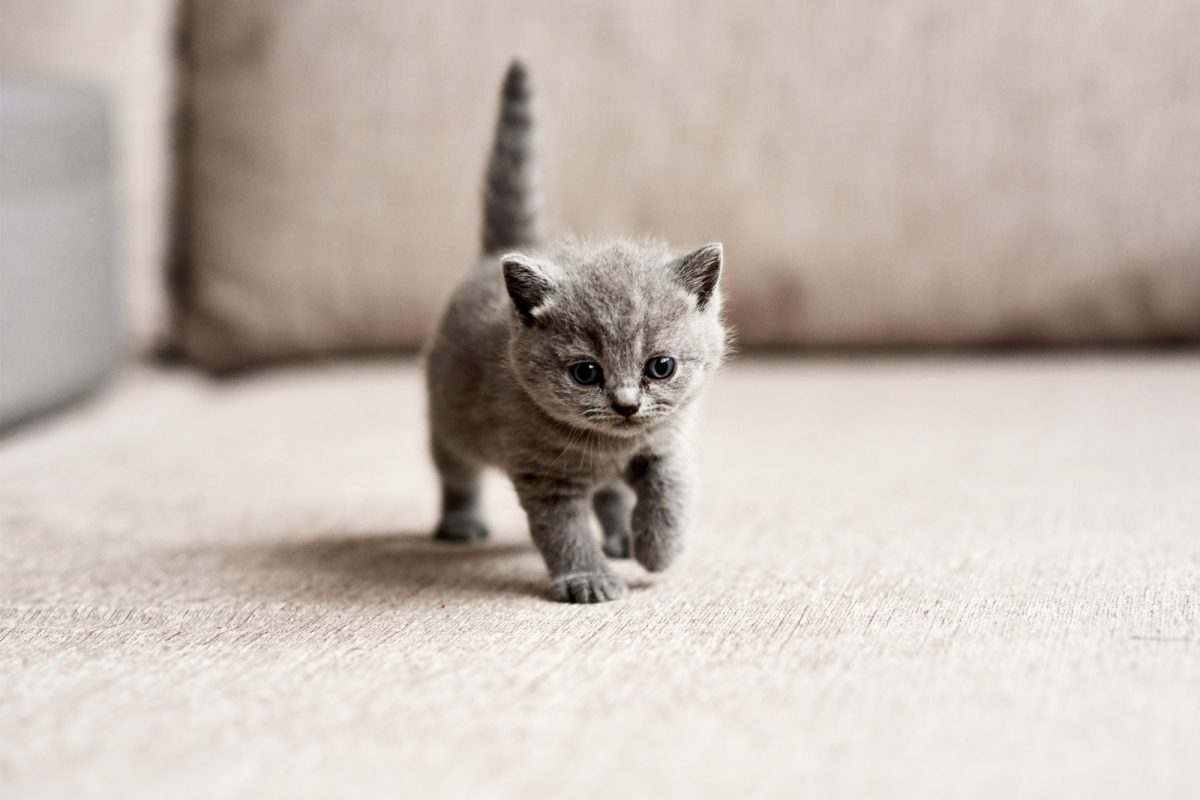
#> input picture notebooks/03_Numpy/images/gatito.jpeg, 1200 x 800 px
$ jupyter execute --allow-errors 01_Introduction.ipynb   (shell and % lines are left out)
#> lines starting #> are read from the running program, lines starting #| are printed output that depends on the picture; after the words box and inside, x2 and y2 are one past the last pixel; in counts of white or black regions, pixels touching at a corner belong together
# Librería Numpy

La librería numpy ofrece funciones eficientes para la manipulación y el procesamiento numérico en arrays.

Este tipo de estructuras de almacenamiento númerico no son exactamente listas aunque puedan aparentar ese comportamiento (*duck-style*). Sus elementos son homogéneos e incluyen operaciones básicas y operaciones más complejas como álgebra lineal.

Numpy forma parte del *core* de otras librerías como Pandas.

https://numpy.org/doc/stable/index.html

Mediante el siguiente comando en la terminal podemos comprovar si tenemos la librería ``numpy``.

#> (a cell that did not finish here is left out)

Si no está instalada podemos hacerlo mediante el siguiente comando en la terminal.

#> (a cell that did not finish here is left out)

Una vez comprobado que disponemos de la librería podemos empezar a usarla. Para usar la libreria siempre debemos importarla primero como en la siguiente celda.

[cell 3]
import numpy as np

El resultado de la importación no tiene salida, pero ya podemos usar todas las funcionalidades de la librería.

[cell 4]
data = np.array([1,0])
print(data[0])
print(type(data[0]))

data = np.array([[1,0],[2,0],[3,0]])
print(data[0][:0])

[cell 5]
print(data.shape)
print(data.size)
print(data.ndim)
print(data.dtype)

Tipos de datos soportados:

- int: int8, int16, int32, int64
- uint: uint8, uint16, uint32, uint64
- bool: Bool
- float: float16, float32, float64, float128
- complex: complex64, complex128, complex256

[cell 6]
data = np.array([[1,0],[2,0]],dtype=np.int32)
data = np.array([[1,0],[2,0]],dtype=np.complex64)
data = np.array([[1,0],[2,0]],dtype=np.float16)
# Conversión
data = np.array(data,dtype=np.uint)
data = data.astype(np.bool_)
print(data)

## Generación

No todo es cargar valores. A veces es necesario generar una muestra de puntos aleartoria, un vector neutro, o escala de valores.

[cell 7]
data = np.array(range(10))
print(data)

data = np.arange(10)
print(data)

data = np.zeros((10,5))
# https://numpy.org/doc/stable/reference/generated/numpy.zeros.html
print(data)

data = np.ones(10)
print(data)

[cell 8]
shape = (10,80) # 10 rows x 80 cols
data = np.zeros(shape)
print(data)

[cell 9]
data = np.linspace(0,1,10)
print(data)

[cell 10]
data = np.logspace(0,2,10) # 10puntos entre 2**0 y 2**2
print(data)

[cell 11]
data = np.identity(3)
print(data)
print("-"*10)

data = np.eye(3,k=1) # https://numpy.org/doc/stable/reference/generated/numpy.eye.html
print(data)
print("-"*10)

data = np.diag(range(1,4))
print(data)

### Generación o sampling aleatorio

`Numpy` incluye un módulo específico para generación de números aleatorios: `numpy.random`. Este módulo incluye funciones para generar números aleatorios siguiendo diferentes distribuciones estadísticas, como uniforme, normal, binomial, entre otras.

[cell 12]
data = np.random.rand(3,3)
print(data)
print("-"*20)

data = np.random.randint(1,10,size=(2,2))
print(data)
print("-"*20)

data = np.random.randint(1,10,20).reshape(10,2)
print(data)
print("-"*20)

data = np.array(np.random.rand(20)*10,dtype=int).reshape(10,2)
print(data)

## Actividades

### Actividad 1
Imaginad la siguiente actividad donde tenemos que realizar la siguiente matriz:

```
array([[0, 1, 2, 3, 4, 5, 6, 7, 8, 9],
       [0, 1, 2, 3, 4, 5, 6, 7, 8, 9],
       [0, 1, 2, 3, 4, 5, 6, 7, 8, 9],
       [0, 1, 2, 3, 4, 5, 6, 7, 8, 9],
       [0, 1, 2, 3, 4, 5, 6, 7, 8, 9],
       [0, 1, 2, 3, 4, 5, 6, 7, 8, 9],
       [0, 1, 2, 3, 4, 5, 6, 7, 8, 9],
       [0, 1, 2, 3, 4, 5, 6, 7, 8, 9],
       [0, 1, 2, 3, 4, 5, 6, 7, 8, 9],
       [0, 1, 2, 3, 4, 5, 6, 7, 8, 9]])
```

tip: https://numpy.org/doc/stable/reference/generated/numpy.repeat.html

[cell 13]
# TODO ACTIVITY

### Actividad 2

Generar la siguiente estructura a partir del array([1, 2, 3])

```
array([1, 1, 1, 2, 2, 2, 3, 3, 3, 1, 2, 3, 1, 2, 3, 1, 2, 3])
```

tip: https://numpy.org/doc/stable/reference/generated/numpy.tile.html

[cell 14]
# TODO Activity

## Carga y volcado de datos

Entrada y salida

¿Cómo cargar datos de un fichero y cómo salvar resultados?

Siempre hay  que considerar el tipo de formato con el que se han guardado los datos. El formato influye en el rendimiento de las operaciones (R/W) y la capacidad de almacenamiento utilizada.
- CSV suele contener texto, no es eficiente, pero fácil de ingerir en otras herramientas. ¿Tiene sentido un fichero csv para matrices númericas? https://datos.gob.es/es/catalogo

- Formatos binarios:
  - npy, npz propios de numpy
  - pickle - https://docs.python.org/3/library/pickle.html

## Carga de datos con Numpy

Vamos a utilizar cualquier fichero csv (i.e. altura de gabilos) para tener en una estructura de numpy dichos valores de altura. Podeis descargar este fichero des de este [enlace](https://raw.githubusercontent.com/wisaaco/TTAD/refs/heads/main/notebooks/03_Numpy/data/GALIBOS%20TUNELES%20MADRID.csv).

**Recomendaciones** No pongais nombres de ficheros con espacios ni con acentos!

#> (a cell that did not finish here is left out)

### Volviendo a trabajar con datos numéricos

[cell 16]
data = np.random.uniform(0.01,20.0,size=100000)
print(data[:5])

[cell 17]
f = open("data/tmp.npy","wb") # Writing file, in Binary mode
np.save(f,data)
f.close()

with open("data/tmp2.csv","w") as f2: # Writing but in txt
    for n in data:
        f2.write(str(n)+",")

[cell 18]
data = np.random.uniform(0.01,20.0,size=100000)
data2 = np.random.normal(0.3,10,100000)
print(data[:5])
print(data2[:5])

f = open("data/tmp.npy","wb") # Writing file, in Binary mode
np.save(f,data)
np.save(f,data2)
f.close()

print("saved")


with open('data/tmp.npy', 'rb') as f:
    a = np.load(f)
    b = np.load(f)

print(a[:5])
print(b[:5])

[cell 19]
import pickle

with open("data/tmp3.npy",'wb') as f:
    pickle.dump(a, f)
    pickle.dump(b, f)

[cell 20]
f = "data/tmp3.npy"
ca = pickle.load(open(f,"rb"))
print(ca)
cb = pickle.load(open(f,"rb"))
print(cb)

# Qué paso en este punto?
# ¿Cómo podriamos haber guardado ambas variables dentro del mismo fichero?

## Operaciones con series numpy

Las operaciones básicas entre arrays de numpy son *element-wise*, es decir, se aplican elemento a elemento. Por ellos podemos hacer operaciones aritméticas básicas como suma, resta, multiplicación, división y potencias.

[cell 21]
import numpy as np
a = np.array([.0,0.1])
b = np.array([1,1])
print(a+b)
print(a-b)
print(a/b)
print(a*b)
print(2**a)

[cell 22]
c = np.array([1,1,1])
#> (the rest of this cell did not finish here and is left out)

[cell 23]
c = np.array([1,1,1,1]).reshape(2,2)
print(a*c)
print("-"*10)
print(a.dot(c)) #https://numpy.org/doc/stable/reference/generated/numpy.dot.html

[cell 24]
# Tensor dot
#https://numpy.org/doc/stable/reference/generated/numpy.tensordot.html#numpy.tensordot
a = np.arange(60.).reshape(3,4,5)
b = np.arange(24.).reshape(4,3,2)
c = np.tensordot(a,b, axes=([1,0],[0,1]))
print(c)
print(c.shape)

[cell 25]
# Einseum
# https://numpy.org/doc/stable/reference/generated/numpy.einsum.html

a = np.arange(25).reshape(5,5)
np.einsum("ii",a)

#### Kron product

$$a \otimes b$$

> En matemáticas, se llama producto de Kronecker, denotado con ⊗, a una operación sobre dos matrices de tamaño arbitrario que da como resultado una matriz bloque. Es un caso especial del producto tensorial. El producto de Kronecker no debería confundirse con el producto de matrices habitual, que es una operación totalmente diferente. Debe su nombre al matemático alemán Leopold Kronecker.

Definición extraida de Wikipedia ([Enlace](https://en.wikipedia.org/wiki/Kronecker_product)).

[cell 26]
a = np.arange(1,5).reshape(2,2)
print(a)
b = np.array([0,5,6,7]).reshape(2,2)
print(b)
print("-"*10)
k = np.kron(a,b)
print(k)

### Actividad
Implementa con operaciones básicas de numpy la multiplicación de Kron.<br/>
Compara tiempos de ejecución entre tú versión y la ya implementada.

TIP: Para comparar tiempos de ejecución mira esta [información](https://stackoverflow.com/questions/1557571/how-do-i-get-time-of-a-python-programs-execution).

[cell 27]
#TODO Activity

## Funciones sobre series

Hay muchas funciones ya implementadas en numpy para trabajar con arrays. Vamos a ver algunas de las más comunes:
- Trigonometricas: np.cos, np.sin, np.tan
- Exponenciales y logaritmos: np.exp, np.log
- Estadísticas: `np.sum`, `np.cumsum`, `np.mean`, `np.cumprod`, `np.min`, `np.argmax`. Estas funciones también están implementadas como métodos de los arrays, `a.mean()`.

[cell 28]
a = np.array(range(10))
print(np.cos(a))
print(np.exp(a))
print(np.log(a))

[cell 29]
print(np.sum(a))
print(np.cumsum(a))
print(np.mean(a))

print("\n",np.cumprod(a))
print(np.min(a))
print(np.argmax(a))

[cell 30]
print(a.mean())
print(a.min())
print(a.argmax())

[cell 31]
a = a.reshape(2,5)
print(a)
print("-"*10)
print(np.sum(a,axis=1))
print(np.sum(a,axis=0))

## Actividades

### Actividad. 1

¿Cómo calcular la distancia euclidea entre dos vectores?
$$ d{v_1,v_2}=\sqrt{\sum_{k=1}^n(x_{1,k}-x_{2,k})^2} $$

[cell 32]
v1 = np.arange(1,4)
v2 = np.arange(4,7)
#TODO Activity
# Solucion == 5.196152422706632

### Actividad. 2

¿Y calcular la distancia de Manhattan?

$$ d{v_1,v_2}= \sum_{k=1}^n \mid x_{1,k} - x_{2,k} \mid $$

[cell 33]
v1 = np.arange(1,4)
v2 = np.arange(4,7)
#TODO Activity
# Solucion == 9

## Restructurando la dimensión de una serie

[cell 34]
a = np.arange(10)
print(a.shape)
print(a.reshape(2,5))
print(a)

[cell 35]
a = a.reshape(2,5)
print(a.T)
print("-"*10)
print(np.hstack(a))  # https://numpy.org/doc/stable/reference/generated/numpy.hstack.html

[cell 36]
b = np.arange(10,20).reshape(2,5)
print(b)
print("-"*10)
print(np.hstack((a,b))) # axis-1
print(np.vstack((a,b))) # axis-0

[cell 37]
c = np.dstack((a,b)) # axis-2  https://numpy.org/doc/stable/reference/generated/numpy.dstack.html
print(c)
print(c.shape)

[cell 38]
print(a)
print(np.ravel(a)) # https://numpy.org/doc/stable/reference/generated/numpy.ravel.html

print(np.ravel(a,order="F")) # ‘F’ means to index the elements in column-major,

[cell 39]
print(a)
print(np.split(a,2))
c1,c2 = np.split(a,2)

print("-"*10)

print(c1)
print(c1.shape)
print(np.ravel(c1))
print(c2)

[cell 40]
print(np.concatenate((a,b)))
print("-"*10)
print(np.concatenate((a,b),axis=1))

[cell 41]
# https://pillow.readthedocs.io/en/stable/

[cell 42]
from PIL import Image

image = Image.open('images/gatito.jpeg')
#> image is the input picture: PIL image 1200x800 RGB; mean R, G, B 196.9, 186.1, 177.4
# summarize some details about the image
print(image.format)
#| JPEG
print(image.size)
#| (1200, 800)
print(image.mode)
#| RGB

display(image)

[cell 43]
data = np.asarray(image)
print(len(data[0]))
#| 1200
print(data.size)
#| 2880000
print(data.shape)
#| (800, 1200, 3)
w,h,_ = data.shape

[cell 44]
print(data[w//2,h//2])
#| [153 143 131]
data2 = data.copy()
data2[w//2,h//2] = np.array([255,0,0]) # a red point
#> data2: shape (800, 1200, 3); under 0.01% of pixels changed, all inside (x1, y1, x2, y2) = (600, 400, 601, 401)

img = Image.fromarray(data2, 'RGB')

display(img)

[cell 45]
center_mask = w//2,h//2
rectangle_size = int(w*0.1)
mask = np.ones(rectangle_size*rectangle_size).reshape(rectangle_size,rectangle_size)
print(mask.shape)
#| (80, 80)

for x in range(w//2,w//2+rectangle_size):
    for y in range(h//2,h//2+rectangle_size):
        data2[x,y] =  np.array([255,0,0])
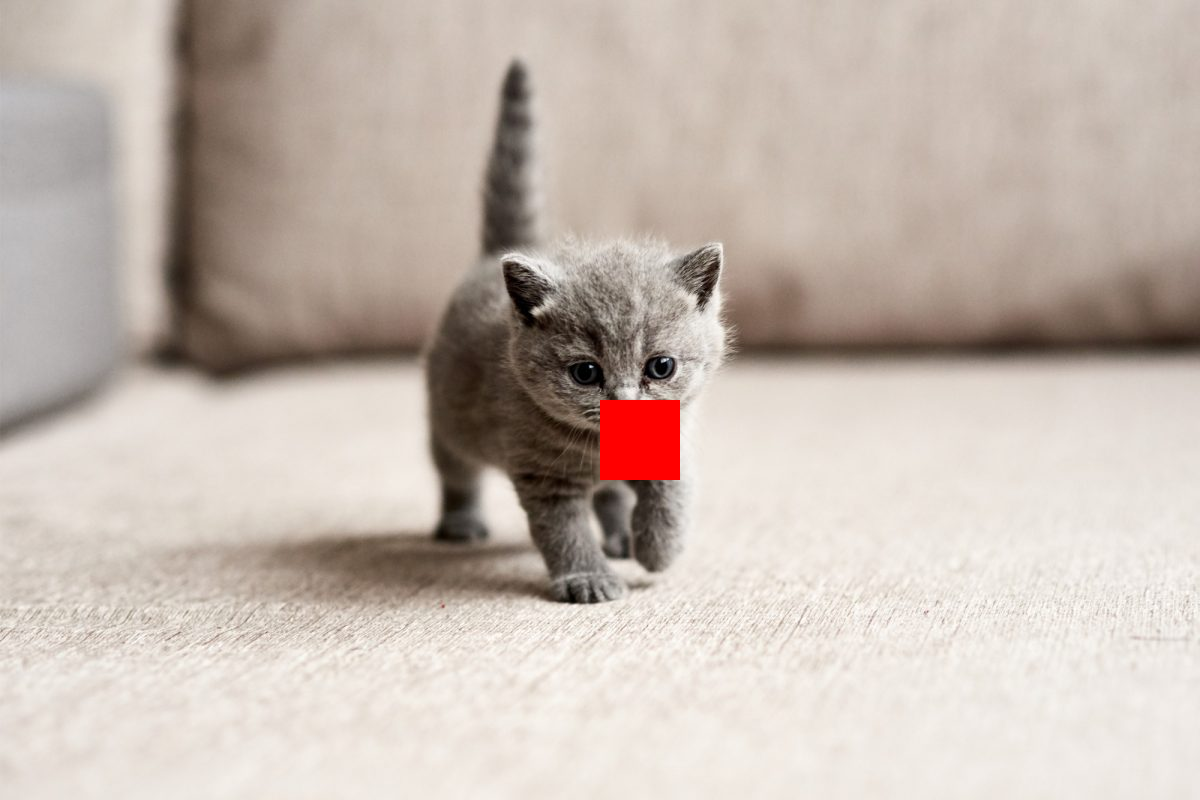
#> data2: shape (800, 1200, 3); mean R, G, B 197.8, 185.3, 176.7


img = Image.fromarray(data2, 'RGB')
display(img)

# REALMENTE, el cuadrado está en el centro?

## Actividad

Transforma la imagen en tonos grises. Solo con numpy!!!

[cell 46]
#WAY 1:
#
data = np.asarray(image)
data2 = data.copy()
for x in range(data2.shape[0]): #no eficiente
     for y in range(data2.shape[1]):
         data2[x,y] = np.repeat(data[x,y].mean(),3)

img = Image.fromarray(data2, 'RGB')
display(img)

## Operaciones de Slicing

[cell 47]
a = np.arange(300).reshape(10,10,3)
print(a[:1])
print("-"*10)

print(a[0][0])
print("-"*10)

print(a[:,0])
print("-"*10)

print(a[:,2:4])
print("-"*10)

[cell 48]
a = np.arange(300).reshape(10,10,3)
print(a[:1])
print("-"*10)

print(a[:,:,0])

print("-"*10)

r = 0.2126
print(a[:,:,0]*r)

[cell 49]
# WAY2
# https://e2eml.school/convert_rgb_to_grayscale.html


# TODO

print(data.shape)
img = Image.fromarray(np.uint8(data))
display(img)

[cell 50]
# Way 3

rgbcorrection = np.array([0.2989, 0.5870, 0.1140])

data = np.asarray(image)
print(data.shape)
data2 = np.dot(data,rgbcorrection)
#> data2: shape (800, 1200) float64

print(data2.shape)
img = Image.fromarray(np.uint8(data2))
display(img)


# as a plot
import matplotlib.pyplot as plt
plt.imshow(data2, cmap = plt.get_cmap(name = 'gray'))
plt.show()

## Funciones propias vectorizadas

Las funciones vectorizadas de `NumPy` son una de las características más potentes de esta biblioteca. Permiten realizar operaciones matemáticas y lógicas sobre *arrays* completos sin necesidad de usar bucles explícitos en Python. En lugar de iterar elemento por elemento, NumPy aplica la operación de forma simultánea a todos los elementos del array, aprovechando la eficiencia de la librería.

Esto no solo hace que el código sea más compacto y legible, sino también mucho más rápido. Por ejemplo, operaciones como la suma, multiplicación o funciones matemáticas (como `np.sin`, `np.exp` o `np.sqrt`) pueden aplicarse directamente sobre arrays enteros. En resumen, las funciones vectorizadas son clave para trabajar con grandes volúmenes de datos numéricos de forma eficiente y elegante.

En este apartado veremos como crear nuestras propias funciones vectorizadas. Como ejemplo, vamos a definir una función que determine si una temperatura es "caliente" o no. Definiremos "caliente" como cualquier temperatura superior a 33 grados Celsius.

Primero definimos una serie de temperaturas aleatorias para probar nuestra función usando `np.random.randint`.

[cell 51]
temperatura = np.random.randint(-10,43,1000)

En la *array* temperatura tenemos 1000 valores. Para saber si cada uno de esos valores es "caliente" o no, podemos definir una función `is_hot` que tome un valor de temperatura y devuelva `True` si es mayor a 33 grados y `False` en caso contrario.

[cell 52]
# [5 lines left out: function is_hot, not called in this run]

def is_hot(grados):
    return 33 < grados <= 40

En la celda anterior podemos observar dos versiones de la misma función. Se trata de una funció normal de `python`. Si la aplicamos directamente sobre la serie `temperatura`, obtendremos un error, ya que la función no está diseñada para manejar arrays de `NumPyì directamente.

#> (a cell that did not finish here is left out)

Para utilizar estas funciones con una *array* de `NumPy`, podemos vectorizar la función usando `np.vectorize`. Esto crea una versión vectorizada de la función que puede aplicarse a cada elemento del array de manera eficiente.

[cell 54]
f_hot = np.vectorize(is_hot)
print(f_hot(temperatura))

#### Alternativa con operaciones lógicas y con `map`

Existen otras formas de aplicar condiciones lógicas sobre arrays de `NumPy`. Por ejemplo, podemos usar operaciones lógicas directamente sobre la *array* para crear una máscara booleana que indique qué elementos cumplen la condición de ser "calientes". Otra opción es usar la función `map` de Python para aplicar la función `is_hot` a cada elemento de la *array*.

**Se recomienda usar las funciones vectorizadas de** `NumPy` **por su versatilidad.**

[cell 55]
# https://numpy.org/doc/stable/reference/routines.logic.html
np.logical_and(temperatura>30,temperatura<=40)

[cell 56]
isHot = lambda x: (x>30 and x<=40)
index = list(map(isHot,temperatura))
temperatura[index]

### Más funciones lógicas

[cell 57]
np.random.seed(2022)
a = np.random.randint(-90,0,100)

index = np.where(a<-80) # Alerta: Son índices
print(index)
print(a[index])

[cell 58]
print(np.logical_or(a<-80,a<-90))

[cell 59]
print(np.logical_not(np.logical_or(a<-40,a<-90)))

### Actividades

¿Cómo podemos conseguir esta transformación?

De
```
array([0, 1, 2, 3, 4, 5, 6, 7, 8, 9])
```
a
```
array([ 0, -1,  2, -1,  4, -1,  6, -1,  8, -1])
```

## Operaciones con Grupos

[cell 60]
np.random.seed(2022)
a = np.random.randint(-30,45,100)
print(a)

[cell 61]
9 in a

[cell 62]
if -14 in a and not -6 in a:
    print("Something strange")
elif 45 in a:
    print("No 11")
else:
    print("Pues está el -14 y el -6, y no el 45")

[cell 63]
#https://numpy.org/doc/stable/reference/generated/numpy.unique.html?highlight=unique#numpy.unique

unique_a = np.unique(a)  # sort but
print(unique_a)

[cell 64]
unique_a, freq_a = np.unique(a,return_counts=True)
print(a)
print(len(a))
print("-"*10)
print(freq_a)
print(len(freq_a))
print("-"*10)
print(unique_a)
print(len(unique_a))

# ¿Cuántos elementos repetidos hay?

[cell 65]
unique_a,index_a,freq_a = np.unique(a,return_counts=True,return_index=True)
print(freq_a)
print(index_a)
print("-"*10)
print(np.where(freq_a==4))
print(unique_a[17]) # se repite cuatro veces
print(unique_a[33]) # se repite cuatro veces
print(unique_a[50]) # se repite cuatro veces

print(a[np.where(a==-7)])

[cell 66]
np.sort(freq_a)

[cell 67]
print(np.array([0,4,1,2,5,7,9])[::-1])
print(np.argsort(np.array([0,4,1,2,5,7,9])))
print(np.argsort(np.array([0,4,1,2,5,7,9]))[::-1])

print("-"*10)

index_sorted = np.argsort(freq_a)[::-1] #https://numpy.org/doc/stable/reference/generated/numpy.argsort.html
print(index_sorted)

[cell 68]
unique_a[index_sorted]

### Actividades

#### Actividad 1

- ¿Cuál es el color más frecuente en la imagen del gatito?
- Sustituye esos pixeles por un color azul: rgb=(0,0,255)

[cell 69]
from PIL import Image

image = Image.open('images/gatito.jpeg')
#TODO

### Unión y diferencia de conjuntos

La intersección, unión y diferencia de conjuntos es una operación común en álgebra de conjuntos y análisis de datos. Numpy proporciona funciones eficientes para realizar estas operaciones en arrays:

- `np.isin`: Comprueba si los elementos de un array están presentes en otro array.
- `np.intersect1d`: Encuentra los elementos comunes entre dos arrays.
- `np.setdiff1d`: Encuentra los elementos que están en un array pero no en otro.
- `np.union1d`: Encuentra todos los elementos únicos presentes en ambos arrays.

[cell 70]
a = np.arange(10)
b = np.arange(5,15)
print(a)
print(b)
print("-"*10)
print(np.isin(a,b))
print(np.intersect1d(a,b))
print("-"*10)
print(np.setdiff1d(a,b))
print(np.setdiff1d(b,a))
print("-"*10)
print(np.union1d(a,b))

#### Actividad 2

¿Cómo podemos conseguir encontrar valores pico, valores mayores sobre sus vecinos?

```
array([0, 1, 2, 3, 4, 54, 6, 7, 80, 9])
array([5, 8])
```

Un par de pistas:
- np.diff https://numpy.org/doc/stable/reference/generated/numpy.diff.html?highlight=diff#numpy.diff
- np.sign https://numpy.org/doc/stable/reference/generated/numpy.sign.html?highlight=sign#numpy.sign

[cell 71]
import numpy as np

a = np.array([0, 2, 2, 3, 4, 54, 6, 7, 80, 9])

print(np.diff(a))
print(np.sign(np.diff(a)))
print(np.diff(np.sign(np.diff(a))))
# TODO

#### Actividad 3

Existe alguna columna o fila que sólo tenga una única incógnita?
```
sudoku = np.array([[5,3,0,0,7,0,0,0,0],
                 [6,0,0,1,9,5,0,0,0],
                 [1,9,8,0,0,0,0,6,0],
                 [8,0,0,0,6,0,0,0,3],
                 [4,0,0,8,0,3,0,0,1],
                 [7,0,0,0,2,0,0,0,6],
                 [0,6,0,0,0,0,2,8,0],
                 [3,8,0,4,1,9,7,2,5],
                 [4,0,0,0,8,0,0,7,9]])

```

[cell 72]
sudoku = np.array([[5,3,0,0,7,0,0,0,0],
                   [6,0,0,1,9,5,0,0,0],
                   [1,9,8,0,0,0,0,6,0],
                   [8,0,0,0,6,0,0,0,3],
                   [4,0,0,8,0,3,0,0,1],
                   [7,0,0,0,2,0,0,0,6],
                   [0,6,0,0,0,0,2,8,0],
                   [3,8,0,4,1,9,7,2,5],
                   [4,0,0,0,8,0,0,7,9]])

ceros_por_fila = np.count_nonzero(sudoku == 0, axis=1)
ceros_por_col = np.count_nonzero(sudoku == 0, axis=0)

print(ceros_por_fila, ceros_por_col)

## Funciones de estadística

La librería `NumPy` ofrece una amplia gama de funciones estadísticas que permiten analizar y resumir datos de manera eficiente. Algunas de las funciones estadísticas más comunes en `NumPy` incluyen:

- `np.mean()`: Calcula la media aritmética de los datos.
- `np.median()`: Encuentra la mediana de los datos.
- `np.std()`: Calcula la desviación estándar, que mide la dispersión de los datos alrededor de la media.
- `np.var()`: Calcula la varianza, que es el cuadrado de la desviación estándar.
- `np.min()` y `np.max()`: Encuentran los valores mínimo y máximo en un conjunto de datos.
- `np.percentile()`: Calcula percentiles específicos, que dividen los datos en partes iguales.
- `np.histogram()`: Crea un histograma que muestra la distribución de los datos.

[cell 73]
np.random.seed(2022)
temperatures= np.random.normal(loc=17,scale=20,size=1000000)


# https://numpy.org/doc/stable/reference/routines.statistics.html

print(temperatures.mean())

[cell 74]
import matplotlib.pyplot as plot

fig, ax = plot.subplots()
ax.plot(np.sort(temperatures))
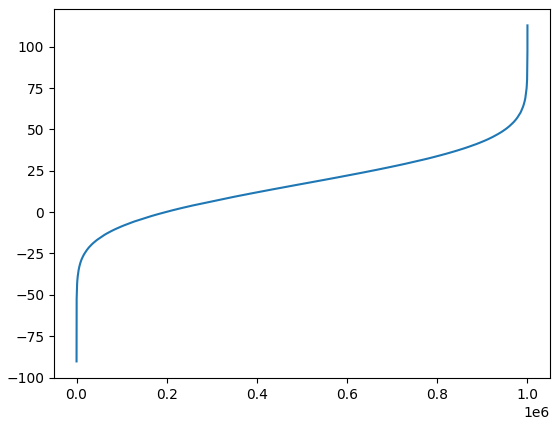
#> figure drawn by matplotlib, 1 panel; curve peaks at x = 999999, y = 112.9
#> (the rest of the program and of its run is left out)
